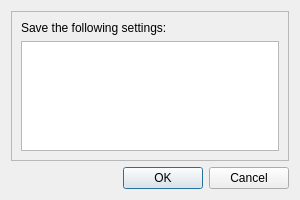
<?xml version="1.0" encoding="UTF-8"?>
<ui version="4.0">
 <class>CApplicationCloseDialog</class>
 <widget class="QDialog" name="CApplicationCloseDialog">
  <property name="geometry">
   <rect>
    <x>0</x>
    <y>0</y>
    <width>300</width>
    <height>200</height>
   </rect>
  </property>
  <property name="windowTitle">
   <string>Dialog</string>
  </property>
  <layout class="QVBoxLayout" name="verticalLayout">
   <item>
    <widget class="QFrame" name="fr_UnsavedSettings">
     <property name="frameShape">
      <enum>QFrame::StyledPanel</enum>
     </property>
     <property name="frameShadow">
      <enum>QFrame::Raised</enum>
     </property>
     <layout class="QVBoxLayout" name="verticalLayout_2">
      <item>
       <widget class="QLabel" name="lbl_UnsavedSettings">
        <property name="text">
         <string>Save the following settings:</string>
        </property>
       </widget>
      </item>
      <item>
       <widget class="QListView" name="lv_UnsavedSettings">
        <property name="selectionMode">
         <enum>QAbstractItemView::MultiSelection</enum>
        </property>
        <property name="selectionBehavior">
         <enum>QAbstractItemView::SelectRows</enum>
        </property>
       </widget>
      </item>
     </layout>
    </widget>
   </item>
   <item>
    <widget class="QDialogButtonBox" name="bb_ApplicationCloseDialog">
     <property name="orientation">
      <enum>Qt::Horizontal</enum>
     </property>
     <property name="standardButtons">
      <set>QDialogButtonBox::Cancel|QDialogButtonBox::Ok</set>
     </property>
    </widget>
   </item>
  </layout>
 </widget>
 <resources/>
 <connections>
  <connection>
   <sender>bb_ApplicationCloseDialog</sender>
   <signal>accepted()</signal>
   <receiver>CApplicationCloseDialog</receiver>
   <slot>accept()</slot>
   <hints>
    <hint type="sourcelabel">
     <x>248</x>
     <y>254</y>
    </hint>
    <hint type="destinationlabel">
     <x>157</x>
     <y>274</y>
    </hint>
   </hints>
  </connection>
  <connection>
   <sender>bb_ApplicationCloseDialog</sender>
   <signal>rejected()</signal>
   <receiver>CApplicationCloseDialog</receiver>
   <slot>reject()</slot>
   <hints>
    <hint type="sourcelabel">
     <x>316</x>
     <y>260</y>
    </hint>
    <hint type="destinationlabel">
     <x>286</x>
     <y>274</y>
    </hint>
   </hints>
  </connection>
 </connections>
</ui>
